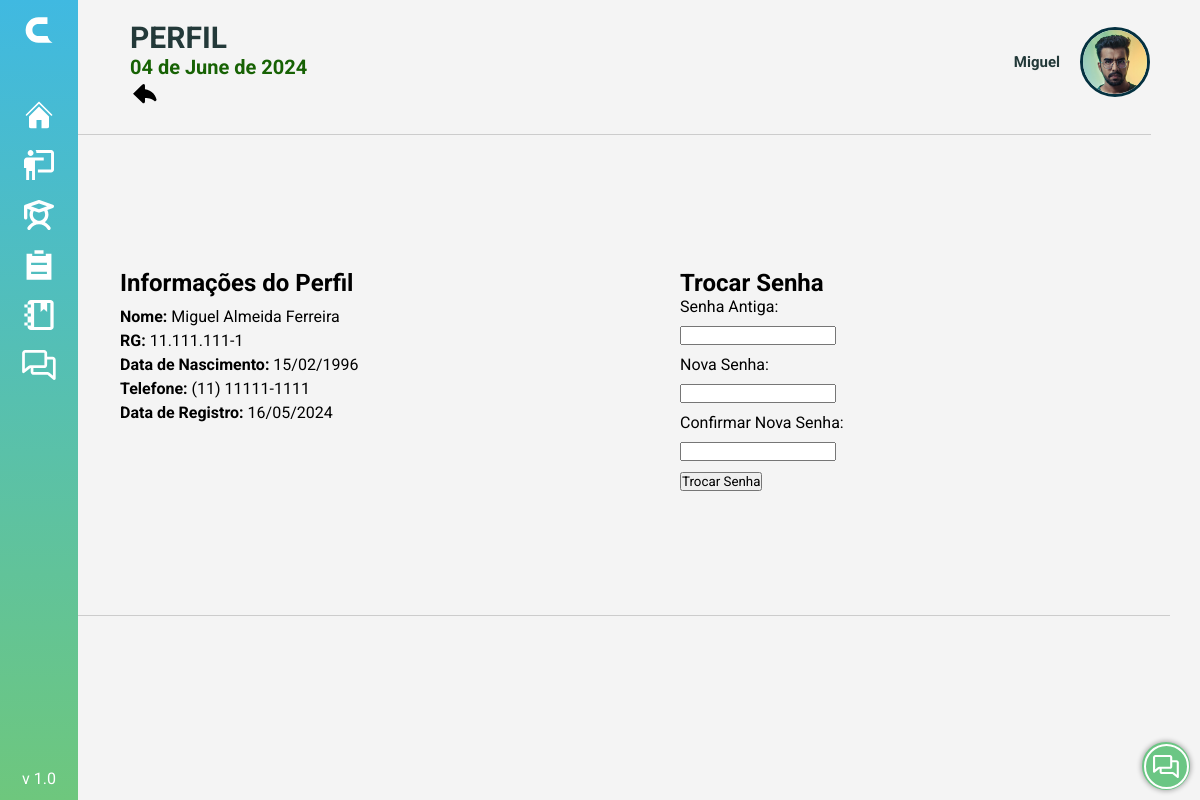
Screenshot of /PAGES/perfil.php (signed in) with the database file from the repository.
### tables this page shows
CREATE TABLE Registro_Usuario (
  Usuario_Usuario_cd INT NOT NULL,
  Tipo_Tipo_cd INT NOT NULL,
  Registro_Data DATETIME NOT NULL DEFAULT CURRENT_TIMESTAMP,
  PRIMARY KEY (Usuario_Usuario_cd, Tipo_Tipo_cd),
  CONSTRAINT fk_Registro_Usuario_Usuario1 FOREIGN KEY (Usuario_Usuario_cd) REFERENCES Usuario (Usuario_id),
  CONSTRAINT fk_Registro_Usuario_Tipo1 FOREIGN KEY (Tipo_Tipo_cd) REFERENCES Tipo (Tipo_id)
);

CREATE TABLE Usuario (
  Usuario_id INT NOT NULL AUTO_INCREMENT,
  Usuario_Nome VARCHAR(100) NOT NULL,
  Usuario_Apelido VARCHAR (50) NOT NULL,
  Usuario_Email VARCHAR(100) NOT NULL,
  Usuario_Sexo CHAR(1) NOT NULL,
  Usuario_Cpf CHAR(14) NOT NULL,
  Usuario_Rg VARCHAR(14) NOT NULL,
  Usuario_Nascimento DATE NOT NULL,
  Usuario_EstadoCivil VARCHAR(20) NOT NULL,
  Usuario_Fone VARCHAR(15) NOT NULL,
  Usuario_Fone_Recado VARCHAR(15) NULL,
  Usuario_Login VARCHAR(100) NOT NULL,
  Usuario_Senha TEXT NOT NULL,
  Responsavel_Respon_cd INT NULL,
  Usuario_Obs VARCHAR(5000) NULL,
  Enderecos_Enderecos_cd INT NOT NULL,
  Usuario_Usuario_cd INT NOT NULL COMMENT 'Funcionario que cadastrou - automatico',
  Usuario_Status CHAR(1) DEFAULT 1,
  Usuario_Foto VARCHAR(255) NULL,
  Usuario_Matricula INT (6) NULL,
  Mudar_Senha BOOLEAN DEFAULT TRUE,
  PRIMARY KEY (Usuario_id),
  UNIQUE INDEX Aluno_Cpf_UNIQUE (Usuario_Cpf ASC),
  UNIQUE INDEX Aluno_Email_UNIQUE (Usuario_Email ASC),
  UNIQUE INDEX Usuario_Login_UNIQUE (Usuario_Login ASC),
  CONSTRAINT fk_Usuario_Responsavel1 FOREIGN KEY (Responsavel_Respon_cd) REFERENCES Responsavel (Respon_id),
  CONSTRAINT fk_Usuario_Enderecos1 FOREIGN KEY (Enderecos_Enderecos_cd) REFERENCES Enderecos (Enderecos_id),
  CONSTRAINT fk_Usuario_Usuario1 FOREIGN KEY (Usuario_Usuario_cd) REFERENCES Usuario (Usuario_id)
);

### PAGES/perfil.php (the view, shortened to what this page needs)
<?php
include '../conexao.php';
$conn = new mysqli($servername, $username, $password, $dbname);
$usuarioId = $_SESSION['Usuario_id'];
$stmt = $conn->prepare("SELECT u.Usuario_Nome, u.Usuario_RG, u.Usuario_Nascimento, u.Usuario_Fone, r.Registro_Data
                        FROM Usuario u
                        INNER JOIN registro_usuario r ON u.Usuario_id = r.usuario_usuario_cd
                        WHERE u.Usuario_id = ?");
$stmt->bind_param("i", $usuarioId);
if (!$stmt->execute()) {
    die("Erro na execução da consulta: " . $stmt->error);
}
$result = $stmt->get_result();
if ($result->num_rows > 0) {
    while ($row = $result->fetch_assoc()) {
        $nome = $row['Usuario_Nome'];
        $rg = $row['Usuario_RG'];
        $nascimento = date('d/m/Y', strtotime($row['Usuario_Nascimento']));
        $fone = $row['Usuario_Fone'];
        $data_registro = date('d/m/Y', strtotime($row['Registro_Data']));
    }
} else {
    echo "Usuário não encontrado.";
}
?>
<!DOCTYPE html>
<html lang="pt-BR">
<head>
    <link rel="stylesheet" href="../PHP/sidebar/menu.css">
    <link rel="stylesheet" href="../STYLE/botao.css" />
    <link rel="stylesheet" href="../STYLE/data.css">
    <link rel="stylesheet" href="https://cdnjs.cloudflare.com/ajax/libs/font-awesome/6.3.0/css/all.min.css"
 />
    <link href='https://unpkg.com/boxicons@2.0.7/css/boxicons.min.css' rel='stylesheet'>
    <link rel="stylesheet" href="../STYLE/style_home.css">
</head>
<body>
<?php include('../PHP/sidebar/menu.php');?>
<?php include('../PHP/redes.php');?>
<?php include('../PHP/dropdown.php');?>
<?php require_once '../COMPONENTS/header.php' ?>
<div>
    <?php echo $sidebarHTML;?>
</div>
<main>
    <div class="perfil-info">
        <h2>Informações do Perfil</h2>
        <p><strong>Nome:</strong> <?php echo $nome; ?></p>
        <p><strong>RG:</strong> <?php echo $rg; ?></p>
        <p><strong>Data de Nascimento:</strong> <?php echo $nascimento; ?></p>
        <p><strong>Telefone:</strong> <?php echo $fone; ?></p>
        <p><strong>Data de Registro:</strong> <?php echo $data_registro; ?></p>
    </div>
    <form action="../php/trocar_senha.php" method="post">
        <h2>Trocar Senha</h2>
        <label for="senha_antiga">Senha Antiga:</label>
        <input type="password" id="senha_antiga" name="senha_antiga" required>
        <label for="nova_senha">Nova Senha:</label>
        <input type="password" id="nova_senha" name="nova_senha" required>
        <label for="confirmar_senha">Confirmar Nova Senha:</label>
        <input type="password" id="confirmar_senha" name="confirmar_senha" required>
        <button type="submit">Trocar Senha</button>
    </form>
</main>
<hr>
<div class="buttons">
    <?php echo $redes;?>
</div>
</body>
</html>

### PHP/sidebar/menu.css (style rules this page uses)
* { margin: 0; padding: 0; box-sizing: border-box; }
hr { border:1px; margin:0; }

### STYLE/botao.css (style rules this page uses)
.buttons { position: fixed; z-index: 1; bottom: 0; right: 0; }

### STYLE/style_home.css (style rules this page uses)
* { margin: 0; padding: 0; box-sizing: border-box; font-family: 'Roboto', sans-serif; }
:root { --cor-primaria: #043140; --cor-secundaria: #176204; --cor-fundo: #F4F4F4; }
body { height: auto; display: flex; flex-direction: column; align-items: center; background-color: var(--cor-fundo); }
main { width: 90%; height: 80%; align-items: center; display: flex; flex-wrap: wrap; max-width: 1000px; justify-content: center; margin: 7% 0; }

### PAGES/perfil.php (style rules this page uses)
body { display: flex; flex-direction: column; align-items: center; font-family: Arial, sans-serif; }
main { display: flex; justify-content: space-between; align-items: flex-start; width: 100%; padding: 20px; }
.perfil-info { flex: 1; margin-right: 20px; }
.perfil-info p { margin: 5px 0; }
.perfil-info h2 { margin-bottom: 10px; }
form { flex: 1; max-width: 400px; }
form label, form input { display: block; margin-bottom: 10px; }
hr { width: 100%; margin: 20px 0; border: none; border-top: 1px solid #ccc; }
.buttons { margin-top: 20px; }

### COMPONENTS/header.php (style rules this page uses)
hr { background-color: #313131; width: 95%; height: 1px; }

### rows the page displays
registro_usuario: Usuario_Usuario_cd.Usuario_Nome "Miguel Almeida Ferreira", Usuario_Usuario_cd.Usuario_Rg "11.111.111-1", Usuario_Usuario_cd.Usuario_Nascimento "15/02/1996", Usuario_Usuario_cd.Usuario_Fone "(11) 11111-1111", Registro_Data "16/05/2024"

### other values shown
$titulo "PERFIL"
$date "04 de June de 2024"
$Nome "Miguel"
